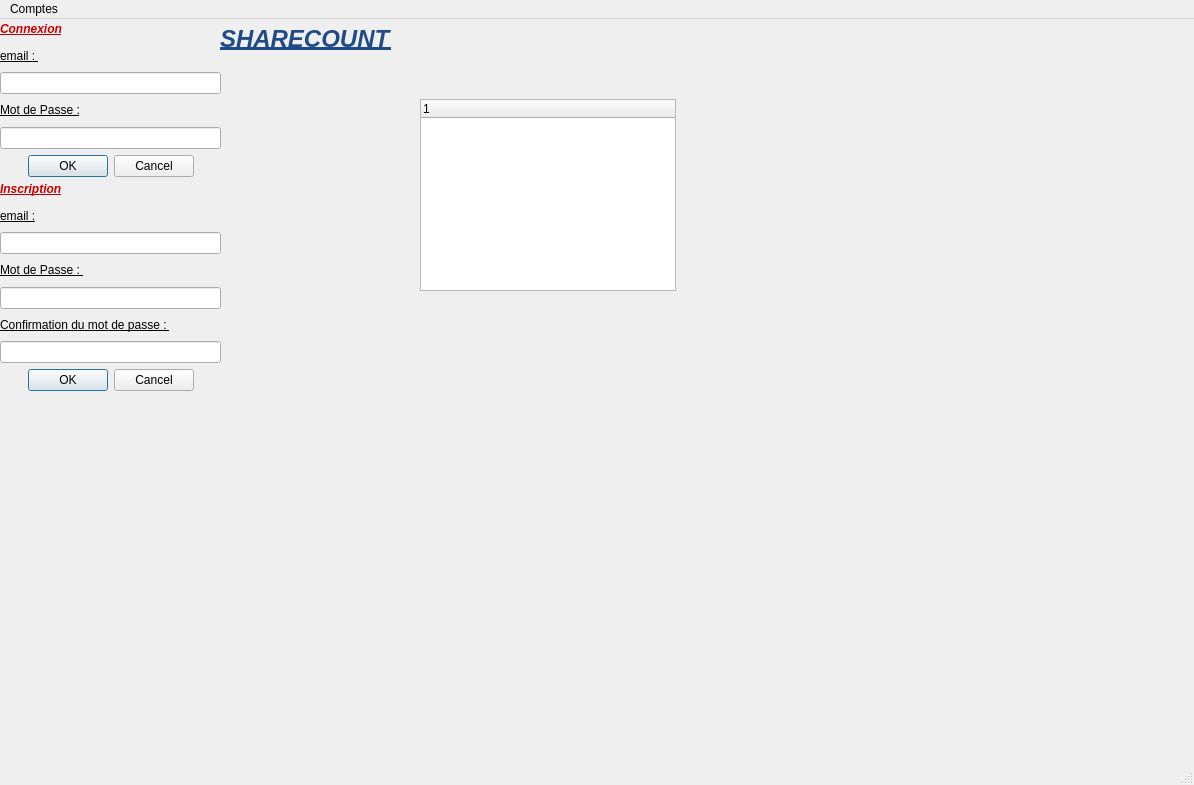
<?xml version="1.0" encoding="UTF-8"?>
<ui version="4.0">
 <class>MainShareCount</class>
 <widget class="QMainWindow" name="MainShareCount">
  <property name="geometry">
   <rect>
    <x>0</x>
    <y>0</y>
    <width>1194</width>
    <height>785</height>
   </rect>
  </property>
  <property name="windowTitle">
   <string>MainShareCount</string>
  </property>
  <widget class="QWidget" name="centralwidget">
   <widget class="QWidget" name="verticalLayoutWidget">
    <property name="geometry">
     <rect>
      <x>0</x>
      <y>0</y>
      <width>221</width>
      <height>158</height>
     </rect>
    </property>
    <layout class="QVBoxLayout" name="verticalLayout">
     <item>
      <widget class="QLabel" name="label">
       <property name="text">
        <string>&lt;html&gt;&lt;head/&gt;&lt;body&gt;&lt;p&gt;&lt;span style=&quot; font-weight:600; font-style:italic; text-decoration: underline; color:#cc0000;&quot;&gt;Connexion&lt;/span&gt;&lt;/p&gt;&lt;/body&gt;&lt;/html&gt;</string>
       </property>
      </widget>
     </item>
     <item>
      <widget class="QLabel" name="label_2">
       <property name="text">
        <string>&lt;html&gt;&lt;head/&gt;&lt;body&gt;&lt;p&gt;&lt;span style=&quot; text-decoration: underline;&quot;&gt;email : &lt;/span&gt;&lt;/p&gt;&lt;/body&gt;&lt;/html&gt;</string>
       </property>
      </widget>
     </item>
     <item>
      <widget class="QLineEdit" name="mailConnexion"/>
     </item>
     <item>
      <widget class="QLabel" name="label_3">
       <property name="text">
        <string>&lt;html&gt;&lt;head/&gt;&lt;body&gt;&lt;p&gt;&lt;span style=&quot; text-decoration: underline;&quot;&gt;Mot de Passe :&lt;/span&gt;&lt;/p&gt;&lt;/body&gt;&lt;/html&gt;</string>
       </property>
      </widget>
     </item>
     <item>
      <widget class="QLineEdit" name="passwordConnexion"/>
     </item>
     <item>
      <widget class="QDialogButtonBox" name="confirmationConnexion">
       <property name="standardButtons">
        <set>QDialogButtonBox::Cancel|QDialogButtonBox::Ok</set>
       </property>
       <property name="centerButtons">
        <bool>true</bool>
       </property>
      </widget>
     </item>
    </layout>
   </widget>
   <widget class="QWidget" name="verticalLayoutWidget_2">
    <property name="geometry">
     <rect>
      <x>0</x>
      <y>160</y>
      <width>221</width>
      <height>212</height>
     </rect>
    </property>
    <layout class="QVBoxLayout" name="verticalLayout_2">
     <item>
      <widget class="QLabel" name="label_4">
       <property name="text">
        <string>&lt;html&gt;&lt;head/&gt;&lt;body&gt;&lt;p&gt;&lt;span style=&quot; font-weight:600; font-style:italic; text-decoration: underline; color:#cc0000;&quot;&gt;Inscription&lt;/span&gt;&lt;/p&gt;&lt;/body&gt;&lt;/html&gt;</string>
       </property>
      </widget>
     </item>
     <item>
      <widget class="QLabel" name="label_5">
       <property name="text">
        <string>&lt;html&gt;&lt;head/&gt;&lt;body&gt;&lt;p&gt;&lt;span style=&quot; text-decoration: underline;&quot;&gt;email :&lt;/span&gt;&lt;/p&gt;&lt;/body&gt;&lt;/html&gt;</string>
       </property>
      </widget>
     </item>
     <item>
      <widget class="QLineEdit" name="mailInscription"/>
     </item>
     <item>
      <widget class="QLabel" name="label_6">
       <property name="text">
        <string>&lt;html&gt;&lt;head/&gt;&lt;body&gt;&lt;p&gt;&lt;span style=&quot; text-decoration: underline;&quot;&gt;Mot de Passe : &lt;/span&gt;&lt;/p&gt;&lt;/body&gt;&lt;/html&gt;</string>
       </property>
      </widget>
     </item>
     <item>
      <widget class="QLineEdit" name="passwordInscription"/>
     </item>
     <item>
      <widget class="QLabel" name="label_7">
       <property name="text">
        <string>&lt;html&gt;&lt;head/&gt;&lt;body&gt;&lt;p&gt;&lt;span style=&quot; text-decoration: underline;&quot;&gt;Confirmation du mot de passe : &lt;/span&gt;&lt;/p&gt;&lt;/body&gt;&lt;/html&gt;</string>
       </property>
      </widget>
     </item>
     <item>
      <widget class="QLineEdit" name="cPasswordInscription"/>
     </item>
     <item>
      <widget class="QDialogButtonBox" name="confirmationInscription">
       <property name="standardButtons">
        <set>QDialogButtonBox::Cancel|QDialogButtonBox::Ok</set>
       </property>
       <property name="centerButtons">
        <bool>true</bool>
       </property>
      </widget>
     </item>
    </layout>
   </widget>
   <widget class="QLabel" name="label_8">
    <property name="geometry">
     <rect>
      <x>220</x>
      <y>0</y>
      <width>171</width>
      <height>41</height>
     </rect>
    </property>
    <property name="text">
     <string>&lt;html&gt;&lt;head/&gt;&lt;body&gt;&lt;p&gt;&lt;span style=&quot; font-size:18pt; font-weight:600; font-style:italic; text-decoration: underline; color:#204a87;&quot;&gt;SHARECOUNT &lt;/span&gt;&lt;/p&gt;&lt;/body&gt;&lt;/html&gt;</string>
    </property>
   </widget>
   <widget class="QTreeWidget" name="treeWidget">
    <property name="geometry">
     <rect>
      <x>420</x>
      <y>80</y>
      <width>256</width>
      <height>192</height>
     </rect>
    </property>
    <column>
     <property name="text">
      <string notr="true">1</string>
     </property>
    </column>
   </widget>
  </widget>
  <widget class="QMenuBar" name="menubar">
   <property name="geometry">
    <rect>
     <x>0</x>
     <y>0</y>
     <width>1194</width>
     <height>22</height>
    </rect>
   </property>
   <widget class="QMenu" name="menuInscription">
    <property name="title">
     <string>Comptes</string>
    </property>
    <addaction name="actionInscription"/>
    <addaction name="separator"/>
    <addaction name="separator"/>
    <addaction name="actionConnexion"/>
    <addaction name="separator"/>
    <addaction name="actionDeconnexion"/>
   </widget>
   <addaction name="menuInscription"/>
  </widget>
  <widget class="QStatusBar" name="statusbar"/>
  <action name="actionInscription">
   <property name="text">
    <string>Inscription</string>
   </property>
  </action>
  <action name="actionConnexion">
   <property name="text">
    <string>Connexion</string>
   </property>
  </action>
  <action name="actionDeconnexion">
   <property name="text">
    <string>Deconnexion</string>
   </property>
  </action>
 </widget>
 <resources/>
 <connections/>
</ui>
